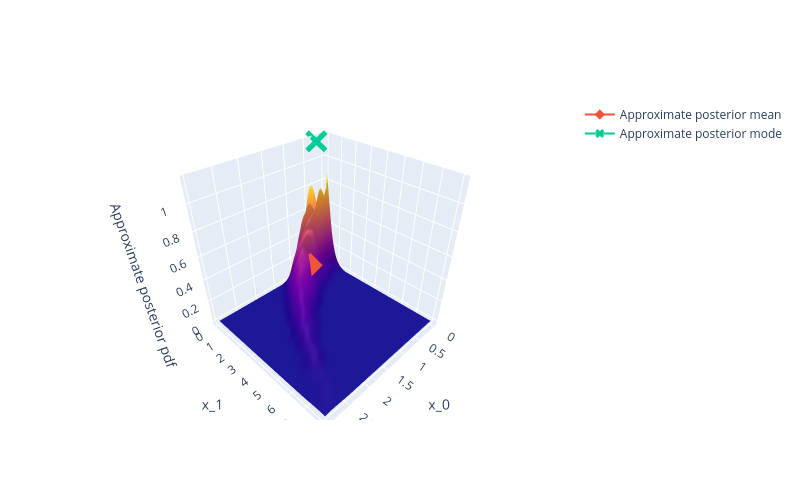

The code cell stored with this chart in its notebook:
### Code cell
# Plotly is not a PyVBMC dependency: pip install --upgrade "pyvbmc[examples]"
# Plot approximate posterior pdf (this interactive plot does not work in higher D)
import plotly.graph_objects as go

fig = go.Figure(
    data=[
        go.Surface(z=yy.reshape(x2.size, x1.size), x=x1, y=x2, showscale=False)
    ]
)
fig.update_layout(
    autosize=False,
    width=800,
    height=500,
    scene=dict(
        xaxis_title="x_0",
        yaxis_title="x_1",
        zaxis_title="Approximate posterior pdf",
    ),
)

# Compute and plot approximate posterior mean
post_mean = np.mean(Xs, axis=0)
fig.add_trace(
    go.Scatter3d(
        x=[post_mean[0]],
        y=[post_mean[1]],
        z=vp.pdf(post_mean),
        name="Approximate posterior mean",
        marker_symbol="diamond",
    )
)

# Find and plot approximate posterior mode
# NB: We do not particularly recommend to use the posterior mode as parameter
# estimate (also known as maximum-a-posterior or MAP estimate), because it
# tends to be more brittle (especially in the PyVBMC approximation) than the
# posterior mean.
post_mode = vp.mode()
fig.add_trace(
    go.Scatter3d(
        x=[post_mode[0]],
        y=[post_mode[1]],
        z=vp.pdf(post_mode),
        name="Approximate posterior mode",
        marker_symbol="x",
    )
)

### Figure 1 — Plotly figure (JSON) as saved in the notebook; plotly's stock layout.template omitted (floating-point values rounded to 4 significant figures; data arrays with more than 128 entries replaced by an {"elided": "..."} marker saying what was removed)
{"data": [{"showscale": false, "type": "surface", "x": {"elided": "200 float values"}, "y": {"elided": "200 float values"}, "z": {"elided": "200x200 float values"}}, {"marker": {"symbol": "diamond"}, "name": "Approximate posterior mean", "type": "scatter3d", "x": [0.9864], "y": [1.471], "z": [0.2471]}, {"marker": {"symbol": "x"}, "name": "Approximate posterior mode", "type": "scatter3d", "x": [0.2435], "y": [0.01236], "z": [1.149]}], "layout": {"autosize": false, "height": 500, "scene": {"xaxis": {"title": {"text": "x_0"}}, "yaxis": {"title": {"text": "x_1"}}, "zaxis": {"title": {"text": "Approximate posterior pdf"}}}, "width": 800}}
